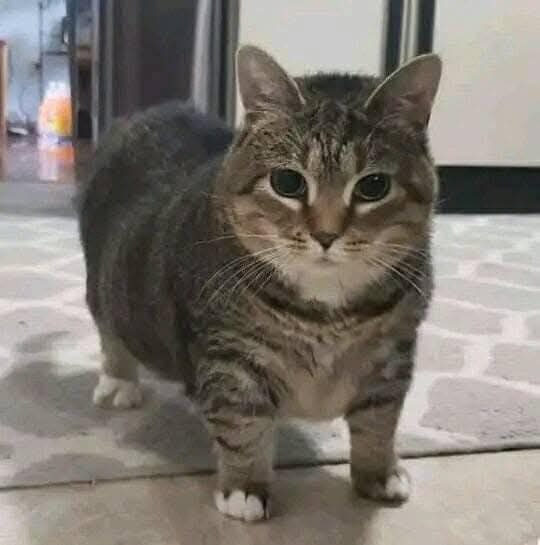
#> input picture data/uiia_cat.png, 540 x 545 px
$ python main.py
#> lines starting #> are read from the running program, lines starting #| are printed output that depends on the picture
### src/image_utils.py
import cv2
import numpy as np
import matplotlib.pyplot as plt
import matplotlib.animation as animation
import os

def load_image(image_path):
    """Load an image from the given path."""
#> called with image_path = 'data/uiia_cat.png'
    img = cv2.imread(image_path)
#> img is the input picture: shape (545, 540, 3); mean B, G, R 113, 119.8, 125.7
    if img is None:
        raise FileNotFoundError(f"Image not found at {image_path}")
    return img
# [67 lines left out: functions show_image, show_image, show_image_matplotlib, get_image_properties, save_image, uiia_cat_meme, not called in this run]
def uiia_cat_meme_video(image_path, output_path, duration=5):
    """Create a continuous rotation effect from left to right like a video.

    Parameters:
      image_path (str): Path to the input image.
      output_path (str): Path where the output video will be saved.
      duration (int, optional): Duration of the video in seconds. Default is 5.
    """
    # Load the image
    img = load_image(image_path)
    height, width, _ = img.shape
#> height = 545; width = 540

    # Define the number of frames and rotation angle
    fps = 30
    num_frames = fps * duration
    angle_step = 720 / num_frames  # Doubled the rotation speed

    # Create a video writer with MP4 codec
    fourcc = cv2.VideoWriter_fourcc(*'mp4v')
    video_writer = cv2.VideoWriter(output_path, fourcc, fps, (width, height))

    for i in range(num_frames):
        # Calculate the rotation matrix for the current frame
        M = cv2.getRotationMatrix2D((width / 2, height / 2), angle_step * i, 1.0)

        # Apply the rotation to the image
        rotated_img = cv2.warpAffine(img, M, (width, height))

        # Write the frame to the video file
        video_writer.write(rotated_img)
#> this loop made 300 passes
#> pass 2, in uiia_cat_meme_video, `rotated_img = cv2.warpAffine(img, M, (width, height))`:
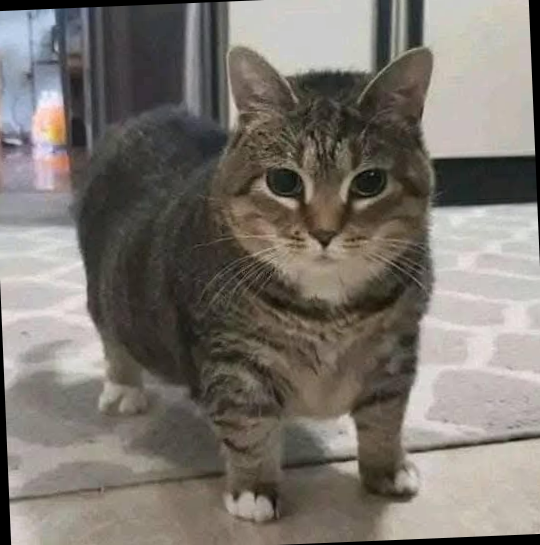
#> rotated_img: shape (545, 540, 3); mean B, G, R 109.8, 116.5, 122.2
#> pass 3, in uiia_cat_meme_video, `rotated_img = cv2.warpAffine(img, M, (width, height))`:
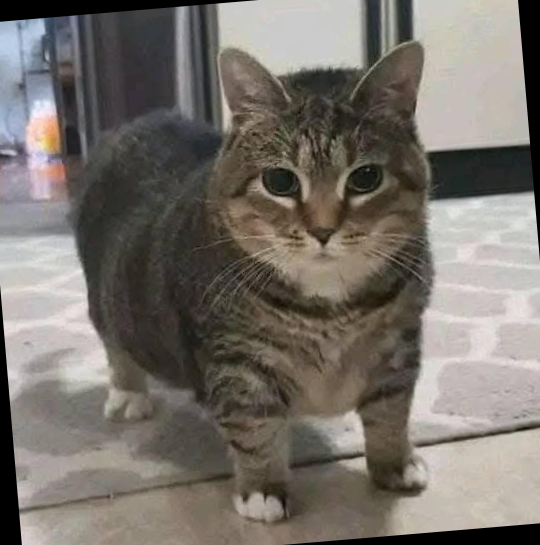
#> rotated_img: shape (545, 540, 3); mean B, G, R 106.8, 113.4, 119.1
#> after the loop:
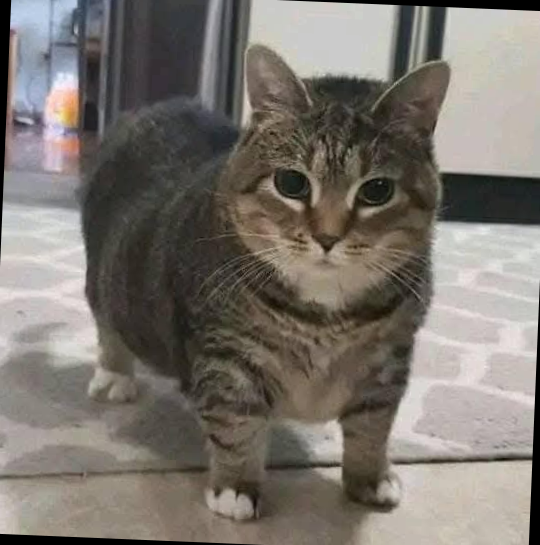
#> rotated_img: shape (545, 540, 3); mean B, G, R 109.8, 116.6, 122.4

    # Release the video writer and finish up
    video_writer.release()
    print(f"Rotation cycle video saved at {output_path}")


__all__ = [
    "load_image",
    "show_image",
    "show_image_matplotlib",
    "get_image_properties",
    "save_image",
    "uiia_cat_meme",
    "uiia_cat_meme_video"
]

### src/main.py
import os
import sys
sys.path.append(os.path.abspath('..'))
from src.image_utils import uiia_cat_meme_video

if __name__ == "__main__":
    # Determine the project root (one level up)
    project_root = os.path.abspath('..')

    # Build the image path and output path
    image_path = os.path.join(project_root, "data", "uiia_cat.png")
    results_folder = os.path.join(project_root, "results")
    os.makedirs(results_folder, exist_ok=True)
    output_path = os.path.join(results_folder, "uiia_cat_meme.mp4")

    # Create the video with a 5-second duration
    uiia_cat_meme_video(image_path, output_path, duration=10)

$ run again, with data/sigma_cat.png copied over data/uiia_cat.png
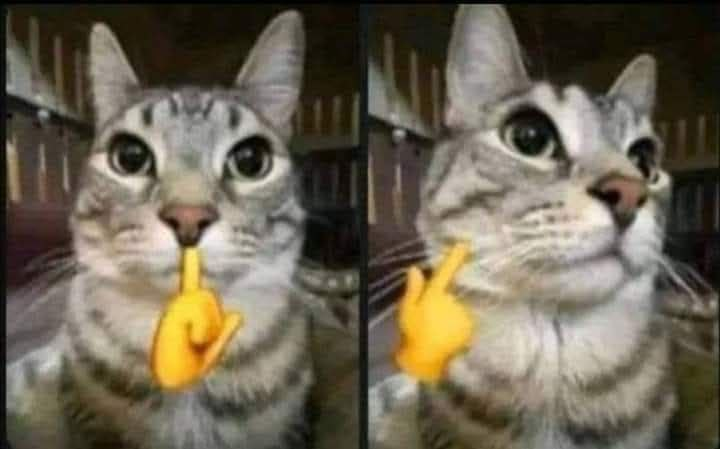
#> input picture data/sigma_cat.png, 720 x 449 px
#> in load_image, img is the input picture: shape (449, 720, 3); mean B, G, R 82.3, 99.5, 107.8
#> the loop in uiia_cat_meme_video, `for i in range(num_frames):` made 300 passes
#> pass 3, in uiia_cat_meme_video, `rotated_img = cv2.warpAffine(img, M, (width, height))`:
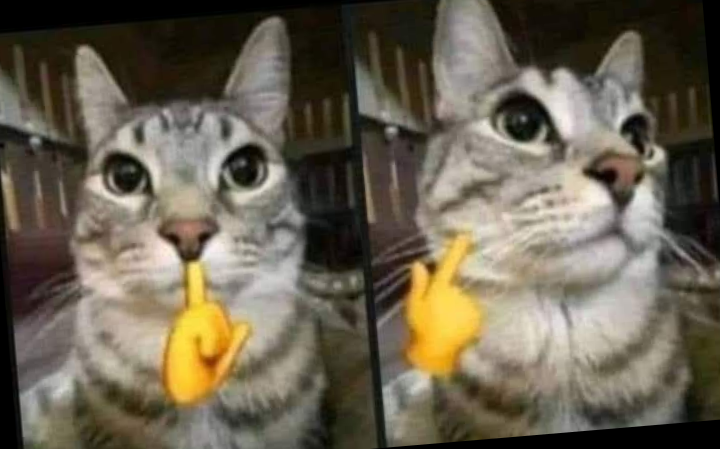
#> rotated_img: shape (449, 720, 3); mean B, G, R 80.8, 97.6, 105.8
#> after the loop in uiia_cat_meme_video, `for i in range(num_frames):`:
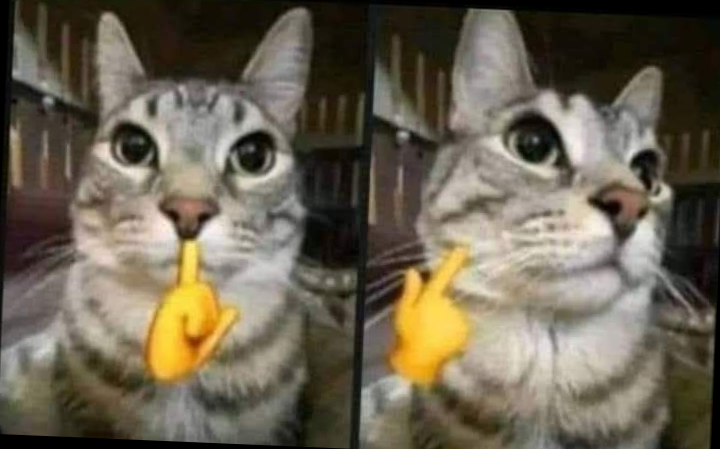
#> rotated_img: shape (449, 720, 3); mean B, G, R 81.6, 98.6, 106.9
